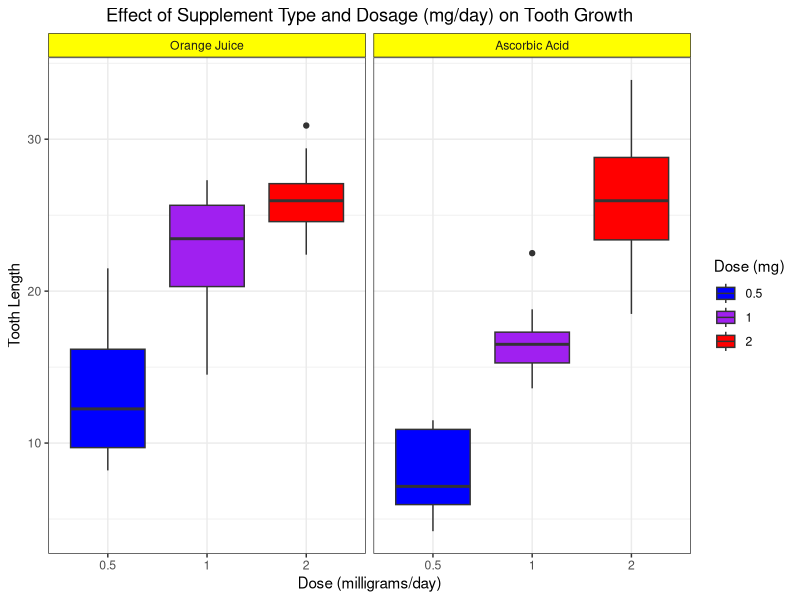

Here is the R script that generated this plot:
## ---- chunk 1
knitr::opts_chunk$set(echo = TRUE)
## ---- chunk 2
library(ggplot2)  # load required packages
data(ToothGrowth) # Load the data
str(ToothGrowth)  # Look at the structure of the data
## ---- chunk 3
# convert does to factor
ToothGrowth$dose <- as.factor(ToothGrowth$dose); summary(ToothGrowth)
## ---- chunk 4
##### Dose: 0.5 vs 1 ( Ho: 0.5 = 1 )
t.test(ToothGrowth$len[ToothGrowth$dose == 0.5], ToothGrowth$len[ToothGrowth$dose == 1])$p.value
## ---- chunk 5
##### Dose: 0.5 vs 2 ( Ho: 0.5 = 2 )
t.test(ToothGrowth$len[ToothGrowth$dose == 0.5], ToothGrowth$len[ToothGrowth$dose == 2])$p.value
## ---- chunk 6
##### Dose: 1 vs 2 ( Ho: 1 = 2 )
t.test(ToothGrowth$len[ToothGrowth$dose == 1], ToothGrowth$len[ToothGrowth$dose == 2])$p.value
## ---- chunk 7
##### Orange juice vs Ascorbic acid at dose 0.5 mg/day ( Ho: OJ:0.5 = VC:0.5 )
x <- ToothGrowth$len[ToothGrowth$supp=="OJ" & ToothGrowth$dose == 0.5]
y <- ToothGrowth$len[ToothGrowth$supp=="VC" & ToothGrowth$dose == 0.5]
t.test(x, y, paired = FALSE, var.equal = FALSE, conf.level = 0.95)
## ---- chunk 8
##### Orange juice vs Ascorbic acid at dose 1 mg/day ( Ho: OJ:1 = VC:1 )
x <- ToothGrowth$len[ToothGrowth$supp=="OJ" & ToothGrowth$dose == 1]
y <- ToothGrowth$len[ToothGrowth$supp=="VC" & ToothGrowth$dose == 1]
t.test(x, y, paired = FALSE, var.equal = FALSE, conf.level = 0.95)
## ---- chunk 9
##### Orange juice vs Ascorbic acid at dose 2 mg/day ( Ho: OJ:2 = VC:2 )
x <- ToothGrowth$len[ToothGrowth$supp=="OJ" & ToothGrowth$dose == 2]
y <- ToothGrowth$len[ToothGrowth$supp=="VC" & ToothGrowth$dose == 2]
t.test(x, y, paired = FALSE, var.equal = FALSE, conf.level = 0.95)
## ---- chunk 10
ggplot(ToothGrowth, aes(x=dose, y=len, fill=dose)) + geom_boxplot() +
      scale_fill_manual(breaks = c("0.5", "1", "2"), values = c("blue", "purple", "red")) +
      facet_grid(.~supp, labeller = as_labeller(c("OJ" = "Orange Juice", "VC" = "Ascorbic Acid"))) +
      theme_bw()+ theme(plot.title = element_text(hjust = 0.5)) +
      theme(strip.background =element_rect(fill="yellow")) +
      labs(title = "Effect of Supplement Type and Dosage (mg/day) on Tooth Growth", 
               x = "Dose (milligrams/day)", y = "Tooth Length", fill = "Dose (mg)") 
